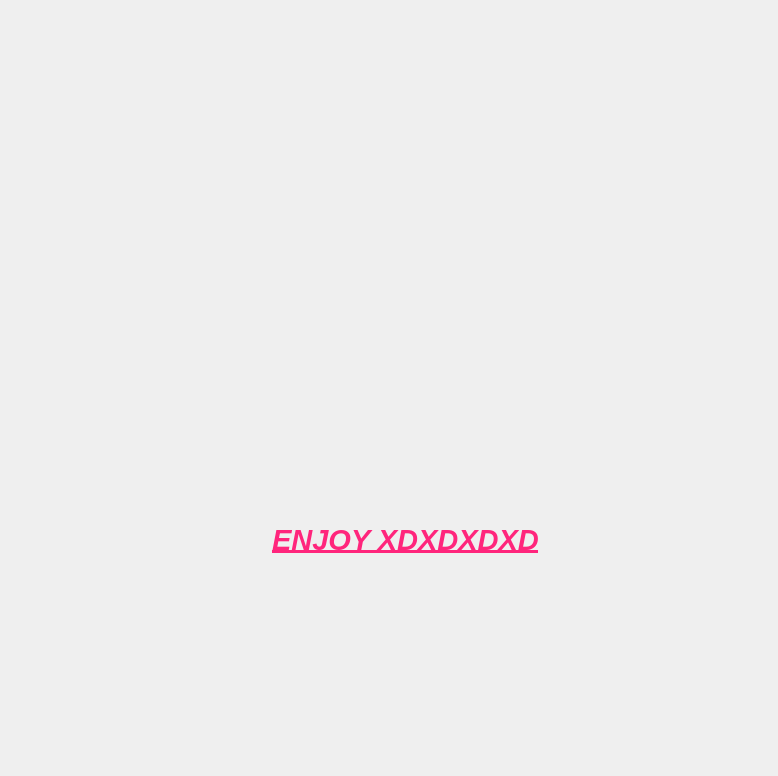
<?xml version="1.0" encoding="UTF-8"?>
<ui version="4.0">
 <class>InfoWindow</class>
 <widget class="QDialog" name="InfoWindow">
  <property name="geometry">
   <rect>
    <x>0</x>
    <y>0</y>
    <width>778</width>
    <height>776</height>
   </rect>
  </property>
  <property name="windowTitle">
   <string>Dialog</string>
  </property>
  <widget class="QLabel" name="doraimage">
   <property name="geometry">
    <rect>
     <x>-10</x>
     <y>-20</y>
     <width>778</width>
     <height>776</height>
    </rect>
   </property>
   <property name="text">
    <string/>
   </property>
   <property name="pixmap">
    <pixmap>stream/doranew.jpg</pixmap>
   </property>
  </widget>
  <widget class="QLabel" name="label_2">
   <property name="geometry">
    <rect>
     <x>220</x>
     <y>470</y>
     <width>371</width>
     <height>141</height>
    </rect>
   </property>
   <property name="text">
    <string>&lt;html&gt;&lt;head/&gt;&lt;body&gt;&lt;p align=&quot;center&quot;&gt;&lt;span style=&quot; font-size:22pt; font-weight:700; font-style:italic; text-decoration: underline; color:#ff257c;&quot;&gt;ENJOY XDXDXDXD&lt;/span&gt;&lt;/p&gt;&lt;/body&gt;&lt;/html&gt;</string>
   </property>
  </widget>
 </widget>
 <resources/>
 <connections/>
</ui>
